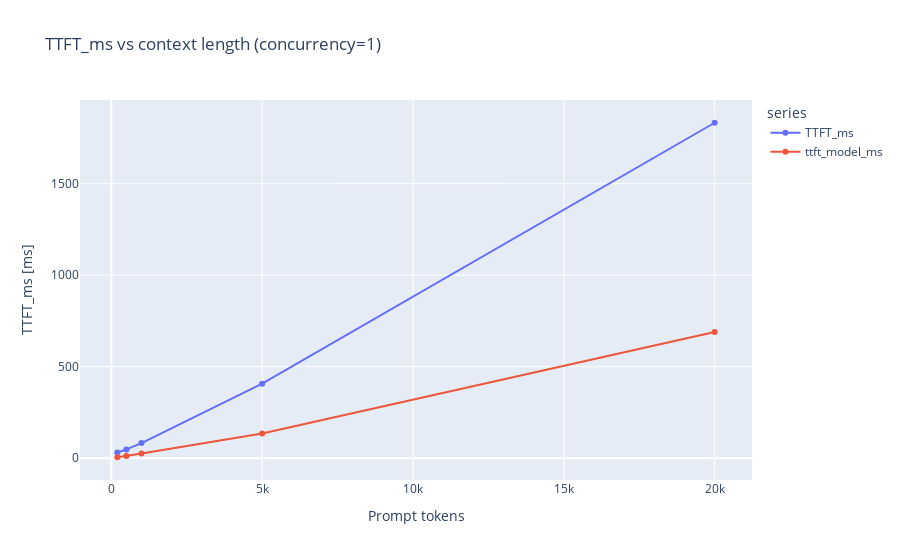
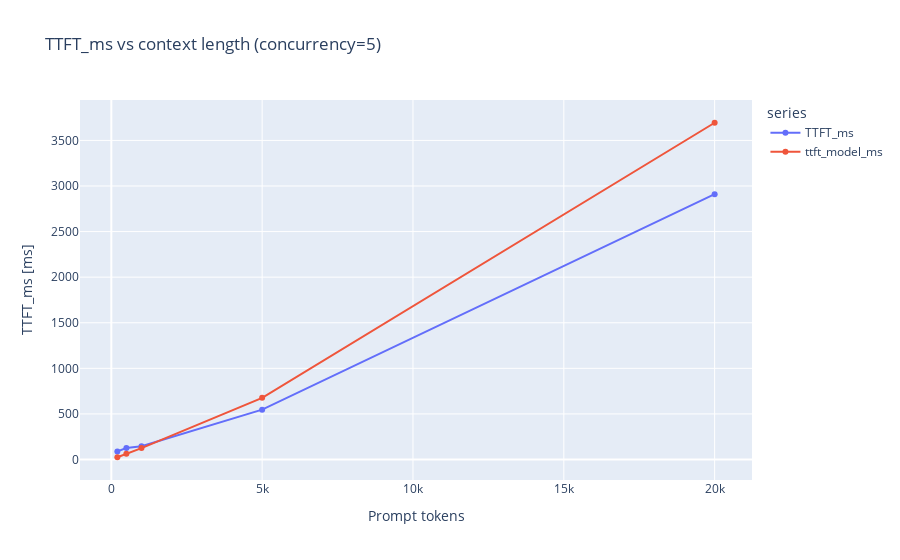

Here is the notebook cell these charts were saved with, in order:
### Code cell
context_batches = sorted(df_eval['concurrency'].unique())


def plot_metric_vs_context(metric_name, observed_col, model_col, concurrency):
    subset = df_eval[df_eval['concurrency'] == concurrency].sort_values('input_tokens')
    if subset.empty:
        raise ValueError(f'No rows with concurrency={concurrency}')
    melted = subset.melt(
        id_vars=['input_tokens'],
        value_vars=[observed_col, model_col],
        var_name='series',
        value_name='value',
    )
    title = f"{metric_name} vs context length (concurrency={concurrency})"
    fig = px.line(
        melted,
        x='input_tokens',
        y='value',
        color='series',
        markers=True,
        title=title,
    )
    fig.update_layout(xaxis_title='Prompt tokens', yaxis_title=f'{metric_name} [ms]')
    fig.show()


for concurrency in context_batches:
    plot_metric_vs_context('TTFT_ms', 'TTFT_ms', 'ttft_model_ms', concurrency)

for concurrency in context_batches:
    plot_metric_vs_context('ITL_ms', 'ITL_ms', 'itl_model_ms', concurrency)

### Figure 1 — Plotly figure (JSON) as saved in the notebook; plotly's stock layout.template omitted (floating-point values rounded to 4 significant figures)
{"data": [{"hovertemplate": "series=TTFT_ms<br>input_tokens=%{x}<br>value=%{y}<extra></extra>", "legendgroup": "TTFT_ms", "line": {"color": "#636efa", "dash": "solid"}, "marker": {"symbol": "circle"}, "mode": "lines+markers", "name": "TTFT_ms", "orientation": "v", "showlegend": true, "type": "scatter", "x": [200, 500, 1000, 5000, 20000], "xaxis": "x", "y": [31.22, 47.77, 82.46, 406.8, 1833.0], "yaxis": "y"}, {"hovertemplate": "series=ttft_model_ms<br>input_tokens=%{x}<br>value=%{y}<extra></extra>", "legendgroup": "ttft_model_ms", "line": {"color": "#EF553B", "dash": "solid"}, "marker": {"symbol": "circle"}, "mode": "lines+markers", "name": "ttft_model_ms", "orientation": "v", "showlegend": true, "type": "scatter", "x": [200, 500, 1000, 5000, 20000], "xaxis": "x", "y": [4.933, 12.41, 25.06, 135.2, 690.0], "yaxis": "y"}], "layout": {"legend": {"title": {"text": "series"}, "tracegroupgap": 0}, "title": {"text": "TTFT_ms vs context length (concurrency=1)"}, "xaxis": {"anchor": "y", "domain": [0, 1], "title": {"text": "Prompt tokens"}}, "yaxis": {"anchor": "x", "domain": [0, 1], "title": {"text": "TTFT_ms [ms]"}}}}

### Figure 2 — Plotly figure (JSON) as saved in the notebook; plotly's stock layout.template omitted (floating-point values rounded to 4 significant figures)
{"data": [{"hovertemplate": "series=TTFT_ms<br>input_tokens=%{x}<br>value=%{y}<extra></extra>", "legendgroup": "TTFT_ms", "line": {"color": "#636efa", "dash": "solid"}, "marker": {"symbol": "circle"}, "mode": "lines+markers", "name": "TTFT_ms", "orientation": "v", "showlegend": true, "type": "scatter", "x": [200, 500, 1000, 5000, 20000], "xaxis": "x", "y": [88.7, 126.5, 145.6, 546.7, 2910.0], "yaxis": "y"}, {"hovertemplate": "series=ttft_model_ms<br>input_tokens=%{x}<br>value=%{y}<extra></extra>", "legendgroup": "ttft_model_ms", "line": {"color": "#EF553B", "dash": "solid"}, "marker": {"symbol": "circle"}, "mode": "lines+markers", "name": "ttft_model_ms", "orientation": "v", "showlegend": true, "type": "scatter", "x": [200, 500, 1000, 5000, 20000], "xaxis": "x", "y": [24.66, 62.03, 125.3, 676.2, 3694.0], "yaxis": "y"}], "layout": {"legend": {"title": {"text": "series"}, "tracegroupgap": 0}, "title": {"text": "TTFT_ms vs context length (concurrency=5)"}, "xaxis": {"anchor": "y", "domain": [0, 1], "title": {"text": "Prompt tokens"}}, "yaxis": {"anchor": "x", "domain": [0, 1], "title": {"text": "TTFT_ms [ms]"}}}}
